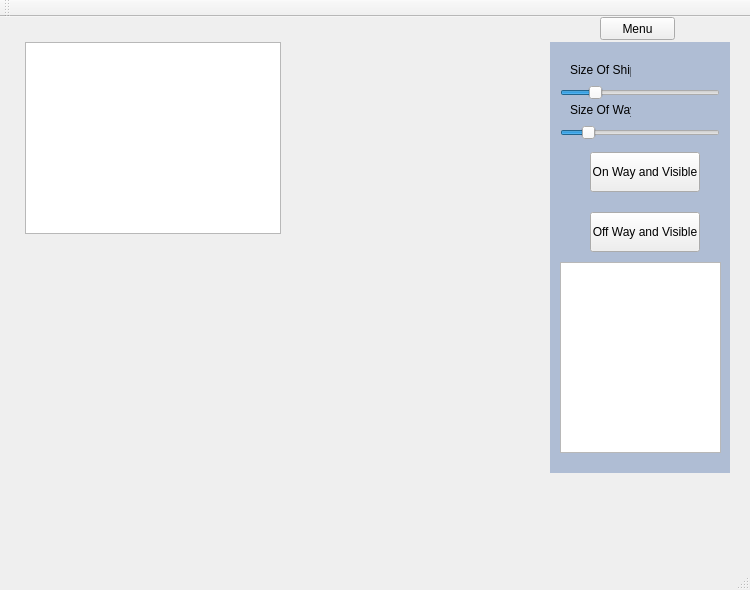
<?xml version="1.0" encoding="UTF-8"?>
<ui version="4.0">
 <class>MainWindow</class>
 <widget class="QMainWindow" name="MainWindow">
  <property name="geometry">
   <rect>
    <x>0</x>
    <y>0</y>
    <width>750</width>
    <height>590</height>
   </rect>
  </property>
  <property name="windowTitle">
   <string>MainWindow</string>
  </property>
  <property name="styleSheet">
   <string notr="true">QWidget#widgetMenu{
background-color:rgb(175, 189, 212);
}
</string>
  </property>
  <widget class="QWidget" name="centralWidget">
   <widget class="QGraphicsView" name="graphicsView">
    <property name="geometry">
     <rect>
      <x>25</x>
      <y>25</y>
      <width>256</width>
      <height>192</height>
     </rect>
    </property>
   </widget>
   <widget class="QWidget" name="widgetMenu" native="true">
    <property name="geometry">
     <rect>
      <x>550</x>
      <y>25</y>
      <width>180</width>
      <height>431</height>
     </rect>
    </property>
    <widget class="QSlider" name="SliderSizeOfShip">
     <property name="geometry">
      <rect>
       <x>10</x>
       <y>40</y>
       <width>160</width>
       <height>22</height>
      </rect>
     </property>
     <property name="minimum">
      <number>1</number>
     </property>
     <property name="singleStep">
      <number>10</number>
     </property>
     <property name="value">
      <number>20</number>
     </property>
     <property name="orientation">
      <enum>Qt::Horizontal</enum>
     </property>
    </widget>
    <widget class="QSlider" name="SliderSizeOfWay">
     <property name="geometry">
      <rect>
       <x>10</x>
       <y>80</y>
       <width>160</width>
       <height>22</height>
      </rect>
     </property>
     <property name="minimum">
      <number>1</number>
     </property>
     <property name="maximum">
      <number>15</number>
     </property>
     <property name="pageStep">
      <number>3</number>
     </property>
     <property name="value">
      <number>3</number>
     </property>
     <property name="orientation">
      <enum>Qt::Horizontal</enum>
     </property>
    </widget>
    <widget class="QPushButton" name="OnVisibleAndWayBut">
     <property name="geometry">
      <rect>
       <x>40</x>
       <y>110</y>
       <width>110</width>
       <height>40</height>
      </rect>
     </property>
     <property name="text">
      <string>On Way and Visible</string>
     </property>
    </widget>
    <widget class="QPushButton" name="OffVisibleAndWayBut">
     <property name="geometry">
      <rect>
       <x>40</x>
       <y>170</y>
       <width>110</width>
       <height>40</height>
      </rect>
     </property>
     <property name="text">
      <string>Off Way and Visible</string>
     </property>
    </widget>
    <widget class="QLabel" name="label">
     <property name="geometry">
      <rect>
       <x>20</x>
       <y>20</y>
       <width>61</width>
       <height>16</height>
      </rect>
     </property>
     <property name="text">
      <string>Size Of Ship</string>
     </property>
    </widget>
    <widget class="QLabel" name="label_2">
     <property name="geometry">
      <rect>
       <x>20</x>
       <y>60</y>
       <width>61</width>
       <height>16</height>
      </rect>
     </property>
     <property name="text">
      <string>Size Of Way</string>
     </property>
    </widget>
    <widget class="QTextBrowser" name="TextInfo">
     <property name="geometry">
      <rect>
       <x>10</x>
       <y>220</y>
       <width>161</width>
       <height>191</height>
      </rect>
     </property>
    </widget>
   </widget>
   <widget class="QPushButton" name="MenuBut">
    <property name="geometry">
     <rect>
      <x>600</x>
      <y>0</y>
      <width>75</width>
      <height>23</height>
     </rect>
    </property>
    <property name="text">
     <string>Menu</string>
    </property>
   </widget>
  </widget>
  <widget class="QMenuBar" name="menuBar">
   <property name="geometry">
    <rect>
     <x>0</x>
     <y>0</y>
     <width>750</width>
     <height>21</height>
    </rect>
   </property>
  </widget>
  <widget class="QToolBar" name="mainToolBar">
   <attribute name="toolBarArea">
    <enum>TopToolBarArea</enum>
   </attribute>
   <attribute name="toolBarBreak">
    <bool>false</bool>
   </attribute>
  </widget>
  <widget class="QStatusBar" name="statusBar"/>
 </widget>
 <layoutdefault spacing="6" margin="11"/>
 <resources/>
 <connections/>
</ui>
